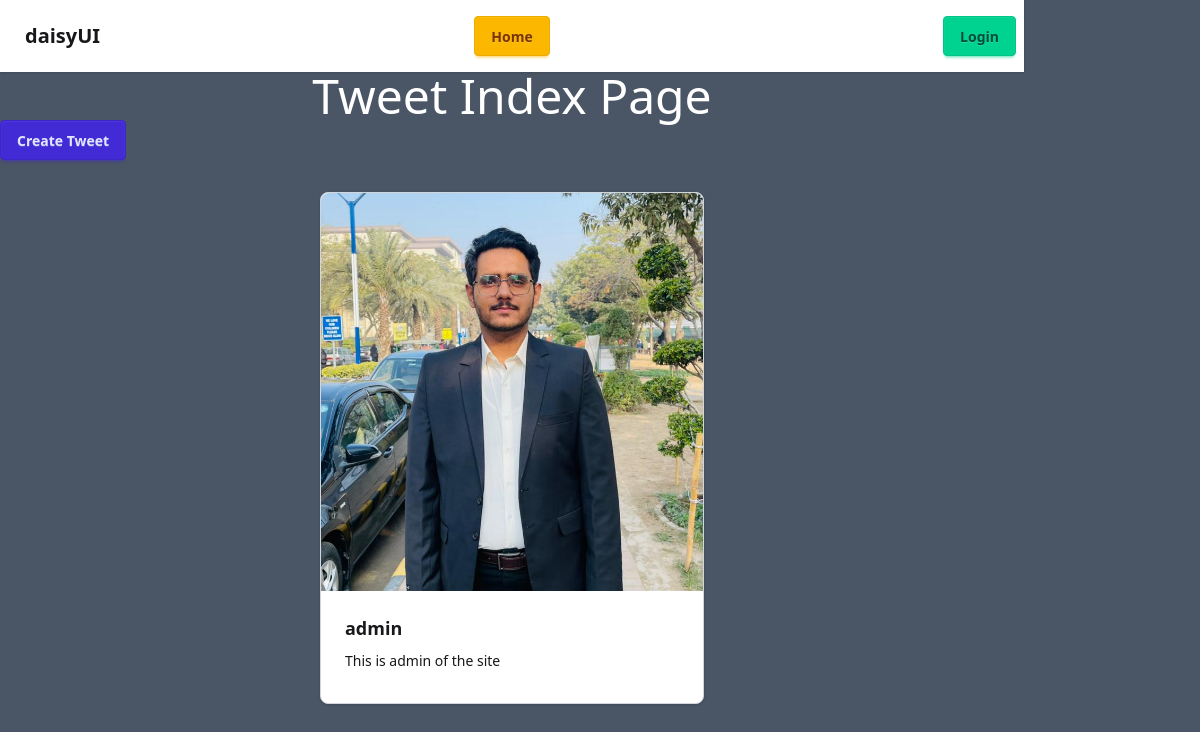
The app's page /tweet/, older data.
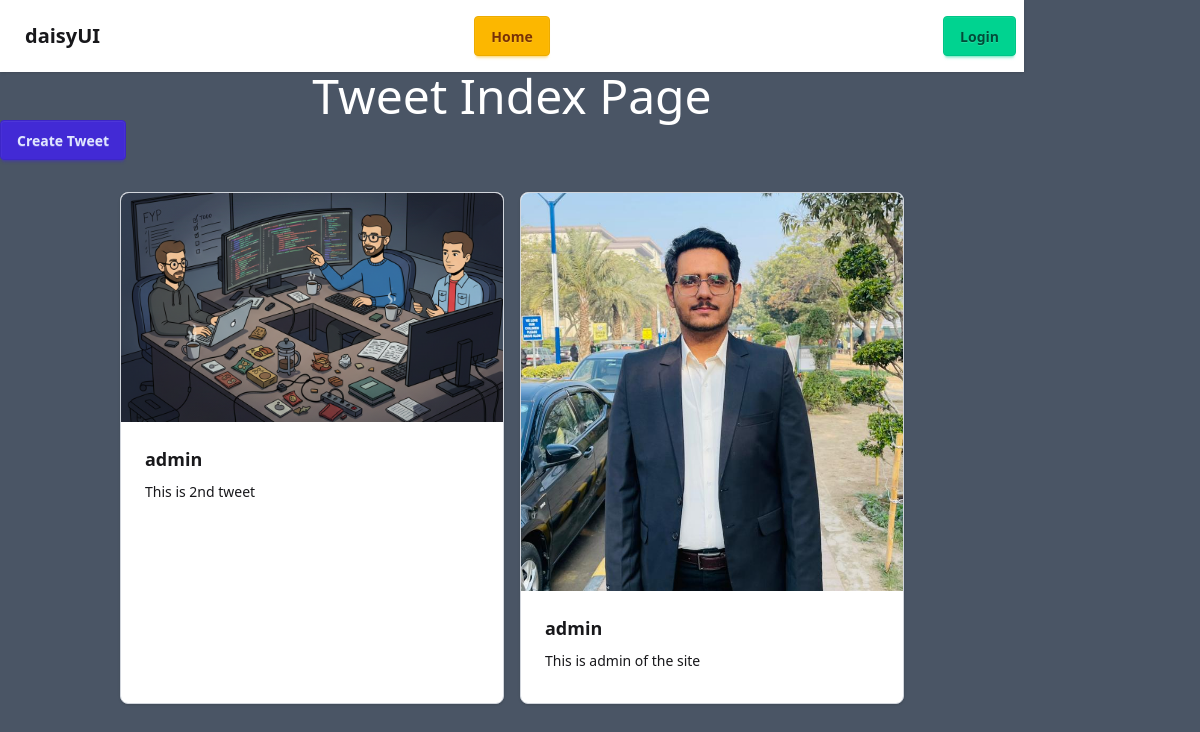
The same page, newer data.
### tweet/models.py (models this page shows, shortened)
class Tweet(models.Model):
    user = models.ForeignKey(User,on_delete=models.CASCADE)
    text = models.TextField(max_length=240)
    photo = models.ImageField(upload_to='photos/',blank=True,null=True)
    created_at = models.DateTimeField(auto_now_add=True)
    updated_at = models.DateTimeField(auto_now=True)

### tweet/views.py (the view)
# urls.py: path("", views.tweet_list, name="tweet_list"),
def tweet_list(request):
    tweets = Tweet.objects.all().order_by("-created_at")
    return render(request, "tweet_list.html", {"tweets": tweets})

### tweet/templates/tweet_list.html (shortened to what this page needs)
{% extends "layout.html" %}
{% block content %}
<h1 class="text-5xl text-center text-white">Tweet Index Page</h1>
<a href="{% url 'tweet_create' %}" class="btn btn-primary">Create Tweet</a>
<div class="container mx-auto mt-8 flex flex-wrap gap-4 justify-center">
{% for tweet in tweets %}
<div class="card bg-base-100 w-96 shadow-sm border border-gray-300 h-128">
  <figure>
    <img
      src="{{ tweet.photo.url }}"
      alt="Shoes"
      class="h-full w-full object-cover"
      />
  </figure>
  <div class="card-body">
    <h2 class="card-title">{{ tweet.user.username }}</h2>
    <p>{{ tweet.text }}</p>
  </div>
</div>
{% endfor %}
</div>
{% endblock %}

### templates/layout.html (shortened to what this page needs)
{% load static tailwind_tags %}
{% load static %}
<!DOCTYPE html>
<html lang="en">
<head>
    {% tailwind_css %}
</head>
<body class="bg-gray-600 min-h-screen">
    <div class="container">
<div class="navbar bg-base-100 shadow-sm">
  <div class="navbar-start">
    <a class="btn btn-ghost text-xl">daisyUI</a>
  </div>
  <div class="navbar-center hidden lg:flex">
    <ul class="menu menu-horizontal px-1">
      <li><a href="{% url 'tweet_list' %}" class="btn btn-warning">Home</a></li>
    </ul>
  </div>
  <div class="navbar-end">
    {% if user.is_authenticated %}
    <form method="post" action="{% url 'logout' %}" class="inline">
      {% csrf_token %}
      <button type="submit" class="btn btn-error">Logout --> {{ user.username }} </button>
    </form>
    {% else %}
    <a href="{% url 'login' %}" class="btn btn-success">Login</a>
    {% endif %}
  </div>
</div>
        {% block content%}
        {% endblock %}
    </div>
</body>
</html>

Row changes from the older to the newer data that the page shows:
added Tweet: photo (picture), user.username "admin", text "This is 2nd tweet"
